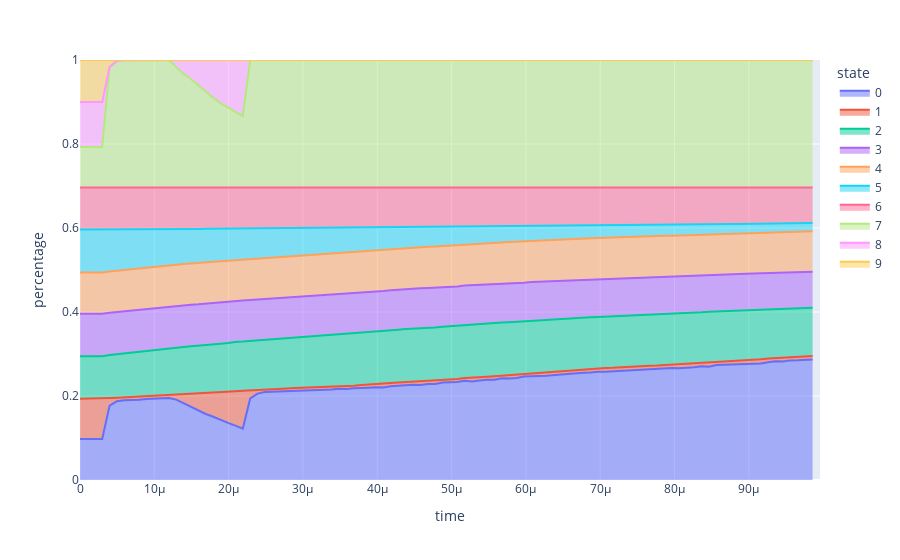

Notebook code cell kept with this figure:
### Code cell
kmc_boltz.plot_top_n_states_stacked(
    n_show = -1,
    resolution=None, 
    max_time=None, 
    title=None, 
    save=True, 
    save_name="props.png") # -1 shows all states
